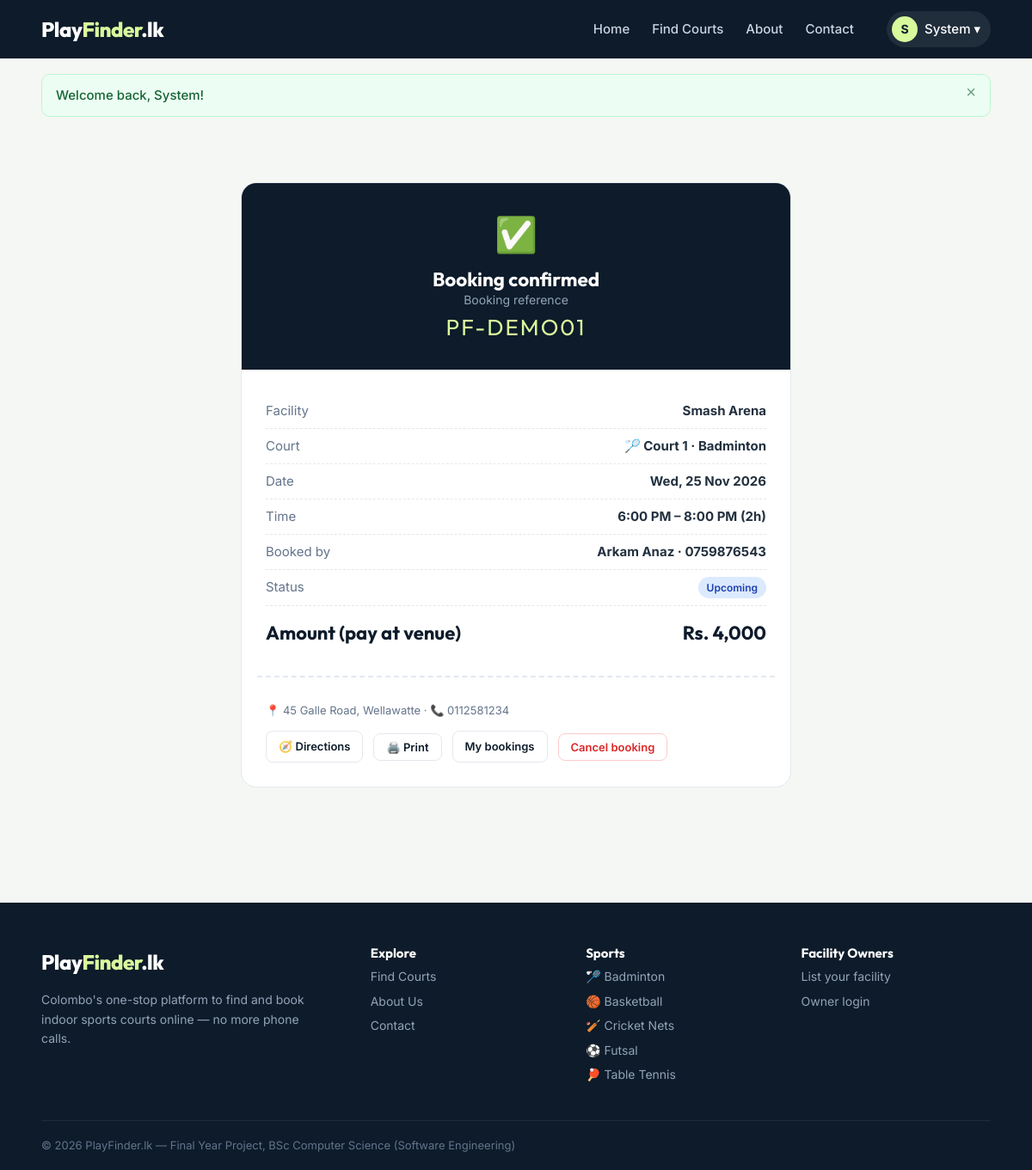
Page /booking.php?ref=PF-DEMO01 (signed in) on the committed database.
### tables this page shows
CREATE TABLE users (
    id            INT AUTO_INCREMENT PRIMARY KEY,
    full_name     VARCHAR(100) NOT NULL,
    email         VARCHAR(150) NOT NULL UNIQUE,
    phone         VARCHAR(20)  NOT NULL,
    password_hash VARCHAR(255) NOT NULL,
    role          ENUM('user','owner','admin') NOT NULL DEFAULT 'user',
    status        ENUM('active','blocked')     NOT NULL DEFAULT 'active',
    created_at    DATETIME NOT NULL DEFAULT CURRENT_TIMESTAMP
);

CREATE TABLE bookings (
    id            INT AUTO_INCREMENT PRIMARY KEY,
    booking_ref   VARCHAR(12) NOT NULL UNIQUE,
    user_id       INT NOT NULL,
    court_id      INT NOT NULL,
    booking_date  DATE NOT NULL,
    start_time    TIME NOT NULL,
    end_time      TIME NOT NULL,
    hours         TINYINT NOT NULL,
    total_price   DECIMAL(10,2) NOT NULL,
    status        ENUM('confirmed','cancelled') NOT NULL DEFAULT 'confirmed',
    notes         VARCHAR(255) DEFAULT NULL,
    cancelled_by  ENUM('user','owner','admin') DEFAULT NULL,
    created_at    DATETIME NOT NULL DEFAULT CURRENT_TIMESTAMP,
    cancelled_at  DATETIME DEFAULT NULL,
    CONSTRAINT fk_book_user  FOREIGN KEY (user_id)  REFERENCES users(id)  ON DELETE CASCADE,
    CONSTRAINT fk_book_court FOREIGN KEY (court_id) REFERENCES courts(id) ON DELETE CASCADE,
    INDEX idx_book_slot (court_id, booking_date, status)
);

CREATE TABLE facilities (
    id          INT AUTO_INCREMENT PRIMARY KEY,
    owner_id    INT NOT NULL,
    name        VARCHAR(120) NOT NULL,
    description TEXT,
    address     VARCHAR(255) NOT NULL,
    area        VARCHAR(60)  NOT NULL,
    latitude    DECIMAL(10,7) NOT NULL,
    longitude   DECIMAL(10,7) NOT NULL,
    phone       VARCHAR(20)  NOT NULL,
    open_time   TIME NOT NULL DEFAULT '06:00:00',
    close_time  TIME NOT NULL DEFAULT '22:00:00',
    amenities   VARCHAR(255) DEFAULT NULL,
    image       VARCHAR(255) DEFAULT NULL,
    status      ENUM('pending','approved','rejected') NOT NULL DEFAULT 'pending',
    created_at  DATETIME NOT NULL DEFAULT CURRENT_TIMESTAMP,
    CONSTRAINT fk_fac_owner FOREIGN KEY (owner_id) REFERENCES users(id) ON DELETE CASCADE,
    INDEX idx_fac_area (area),
    INDEX idx_fac_status (status)
);

CREATE TABLE sports (
    id    INT AUTO_INCREMENT PRIMARY KEY,
    name  VARCHAR(50) NOT NULL UNIQUE,
    slug  VARCHAR(50) NOT NULL UNIQUE,
    icon  VARCHAR(10) NOT NULL DEFAULT '🏅'
);

CREATE TABLE courts (
    id             INT AUTO_INCREMENT PRIMARY KEY,
    facility_id    INT NOT NULL,
    sport_id       INT NOT NULL,
    name           VARCHAR(80) NOT NULL,
    price_per_hour DECIMAL(10,2) NOT NULL,
    is_active      TINYINT(1) NOT NULL DEFAULT 1,
    CONSTRAINT fk_court_fac   FOREIGN KEY (facility_id) REFERENCES facilities(id) ON DELETE CASCADE,
    CONSTRAINT fk_court_sport FOREIGN KEY (sport_id)    REFERENCES sports(id)
);

### includes/db.php (called while the page is built, shortened)
<?php
function db(): PDO
{
    static $pdo = null;
    if ($pdo === null) {
        try {
            $pdo = new PDO(DB_DSN, DB_USER, DB_PASS, [
                PDO::ATTR_ERRMODE            => PDO::ERRMODE_EXCEPTION,
                PDO::ATTR_DEFAULT_FETCH_MODE => PDO::FETCH_ASSOC,
                PDO::ATTR_EMULATE_PREPARES   => false,
            ]);
        } catch (PDOException $e) {
            http_response_code(500);
            exit('<div style="font-family:sans-serif;padding:40px;max-width:640px;margin:auto">
                <h2>Database connection failed</h2>
                <p>Please make sure MySQL is running in XAMPP and that you imported
                <code>database/playfinder.sql</code> in phpMyAdmin.</p>
                <p style="color:#888">Check settings in <code>config/config.php</code>.</p></div>');
        }
    }
    return $pdo;
}
function q(string $sql, array $params = []): PDOStatement
{
    $stmt = db()->prepare($sql);
    $stmt->execute($params);
    return $stmt;
}
function q_one(string $sql, array $params = []): ?array
{
    $row = q($sql, $params)->fetch();
    return $row === false ? null : $row;
}
function q_all(string $sql, array $params = []): array
{
    return q($sql, $params)->fetchAll();
}

### includes/auth.php (called while the page is built, shortened)
<?php
function current_user(): ?array
{
    static $user = false;
    if ($user === false) {
        $user = null;
        if (!empty($_SESSION['user_id'])) {
            $user = q_one('SELECT id, full_name, email, phone, role, status FROM users WHERE id = ?', [$_SESSION['user_id']]);
        }
    }
    return $user;
}
function is_logged_in(): bool
{
    return current_user() !== null;
}
function require_login(): array
{
    if (!is_logged_in()) {
        $_SESSION['redirect_after_login'] = $_SERVER['REQUEST_URI'] ?? url();
        flash('warning', 'Please log in to continue.');
        redirect('login.php');
    }
    return current_user();
}

### includes/booking.php (called while the page is built, shortened)
<?php
function booking_state(array $b): string
{
    return strtotime($b['booking_date'] . ' ' . $b['end_time']) <= time() ? 'completed' : 'upcoming';
}
function booking_badge(array $b): string
{
    $state = booking_state($b);
    $map = ['upcoming' => 'info', 'completed' => 'success', 'cancelled' => 'danger'];
    return badge(ucfirst($state), $map[$state]);
}
function can_cancel(array $b, string $role): bool
{
    if ($role === 'admin' || $role === 'owner') return true;
    return strtotime($b['booking_date'] . ' ' . $b['start_time']) - time() >= CANCEL_LIMIT_HOURS * 3600;
}
function booking_select_sql(): string
{
    return 'SELECT b.*, c.name AS court_name, c.facility_id, s.name AS sport_name, s.icon,
                   f.name AS facility_name, f.area, f.address, f.phone AS facility_phone, f.owner_id,
                   f.latitude, f.longitude,
                   u.full_name AS user_name, u.email AS user_email, u.phone AS user_phone
            FROM bookings b
            JOIN courts c ON c.id = b.court_id
            JOIN sports s ON s.id = c.sport_id
            JOIN facilities f ON f.id = c.facility_id
            JOIN users u ON u.id = b.user_id';
}

### booking.php (the view, shortened to what this page needs)
<?php
$user = require_login();
$b = q_one(booking_select_sql() . ' WHERE b.booking_ref = ?', [$_GET['ref'] ?? '']);
$state = booking_state($b);
$isCustomer = $b['user_id'] == $user['id'];
$cancelRole = $isCustomer ? 'user' : $user['role'];
require __DIR__ . '/includes/header.php';
?>
<div class="container section">
    <div class="ticket">
        <div class="ticket-head">
            <div style="font-size:40px"><?= $state === 'cancelled' ? '❌' : ($state === 'completed' ? '🏁' : '✅') ?></div>
            <h2><?= $state === 'cancelled' ? 'Booking cancelled' : ($state === 'completed' ? 'Booking completed' : 'Booking confirmed') ?></h2>
            <div class="muted-light">Booking reference</div>
            <div class="ref"><?= e($b['booking_ref']) ?></div>
        </div>
        <div class="ticket-body">
            <div class="summary-row"><span class="muted">Facility</span><strong><?= e($b['facility_name']) ?></strong></div>
            <div class="summary-row"><span class="muted">Court</span><strong><?= e($b['icon'] . ' ' . $b['court_name'] . ' · ' . $b['sport_name']) ?></strong></div>
            <div class="summary-row"><span class="muted">Date</span><strong><?= date_label($b['booking_date']) ?></strong></div>
            <div class="summary-row"><span class="muted">Time</span><strong><?= time_label($b['start_time']) ?> – <?= time_label($b['end_time']) ?> (<?= (int)$b['hours'] ?>h)</strong></div>
            <div class="summary-row"><span class="muted">Booked by</span><strong><?= e($b['user_name']) ?> · <?= e($b['user_phone']) ?></strong></div>
            <div class="summary-row"><span class="muted">Status</span><span><?= booking_badge($b) ?></span></div>
            <div class="summary-total"><span>Amount (pay at venue)</span><span><?= lkr($b['total_price']) ?></span></div>
        </div>
        <div class="ticket-cut"></div>
        <div class="ticket-body">
            <p class="muted small mt-0">📍 <?= e($b['address']) ?> · 📞 <?= e($b['facility_phone']) ?></p>
            <div class="flex">
                <a class="btn btn-outline btn-sm" target="_blank" rel="noopener" href="<?= e(maps_directions_url((float)$b['latitude'], (float)$b['longitude'])) ?>">🧭 Directions</a>
                <button class="btn btn-outline btn-sm" onclick="window.print()">🖨️ Print</button>
                <a class="btn btn-outline btn-sm" href="<?= url('my-bookings.php') ?>">My bookings</a>
                <?php if (can_cancel($b, $cancelRole)): ?>
                    <form method="post" action="<?= url('cancel-booking.php') ?>" data-confirm="Cancel this booking? This cannot be undone.">
                        <button class="btn btn-danger btn-sm">Cancel booking</button>
                    </form>
                <?php elseif ($state === 'upcoming' && $isCustomer): ?>
                    <span class="muted small">Online cancellation closes <?= CANCEL_LIMIT_HOURS ?>h before start. Please call the venue.</span>
                <?php endif; ?>
            </div>
        </div>
    </div>
</div>
<?php require __DIR__ . '/includes/footer.php'; ?>

### includes/header.php (shortened to what this page needs)
<?php
$user = current_user();
$activeNav = $activeNav ?? '';
?>
<!DOCTYPE html>
<html lang="en">
<head>
    <link rel="stylesheet" href="<?= url('assets/css/style.css') ?>">
</head>
<body>
<header class="site-header">
    <div class="container nav-wrap">
        <a href="<?= url('index.php') ?>" class="logo">Play<span>Finder</span>.lk</a>
        <nav class="main-nav" id="mainNav">
            <a href="<?= url('index.php') ?>" class="<?= $activeNav === 'home' ? 'active' : '' ?>">Home</a>
            <a href="<?= url('facilities.php') ?>" class="<?= $activeNav === 'facilities' ? 'active' : '' ?>">Find Courts</a>
            <a href="<?= url('about.php') ?>" class="<?= $activeNav === 'about' ? 'active' : '' ?>">About</a>
            <a href="<?= url('contact.php') ?>" class="<?= $activeNav === 'contact' ? 'active' : '' ?>">Contact</a>
            <div class="nav-auth">
            <?php if ($user): ?>
                <div class="dropdown">
                    <button class="user-chip" data-toggle="#userMenu">
                        <span class="avatar"><?= e(mb_strtoupper(mb_substr($user['full_name'], 0, 1))) ?></span>
                        <?= e(explode(' ', $user['full_name'])[0]) ?> ▾
                    </button>
                </div>
            <?php else: ?>
                <a href="<?= url('login.php') ?>" class="<?= $activeNav === 'login' ? 'active' : '' ?>">Log in</a>
                <a href="<?= url('register.php') ?>" class="btn btn-primary btn-sm">Sign up</a>
            <?php endif; ?>
            </div>
        </nav>
    </div>
</header>
<main>
<?php $flashes = get_flashes(); if ($flashes): ?>
    <div class="container flash-wrap">
        <?php foreach ($flashes as $flashItem): ?>
            <div class="alert alert-<?= e($flashItem['type']) ?>"><?= e($flashItem['message']) ?><button class="alert-close" aria-label="Close">×</button></div>
        <?php endforeach; ?>
    </div>
<?php endif; ?>

### includes/footer.php (shortened to what this page needs)
</main>
<footer class="site-footer">
    <div class="container footer-grid">
        <div>
            <a href="<?= url('index.php') ?>" class="logo logo-light">Play<span>Finder</span>.lk</a>
            <p class="muted-light">Colombo's one-stop platform to find and book indoor sports courts online — no more phone calls.</p>
        </div>
        <div>
            <h4>Explore</h4>
            <a href="<?= url('facilities.php') ?>">Find Courts</a>
            <a href="<?= url('about.php') ?>">About Us</a>
            <a href="<?= url('contact.php') ?>">Contact</a>
        </div>
        <div>
            <h4>Sports</h4>
            <?php foreach (all_sports() as $s): ?>
                <a href="<?= url('facilities.php?sport=' . $s['id']) ?>"><?= e($s['icon'] . ' ' . $s['name']) ?></a>
            <?php endforeach; ?>
        </div>
        <div>
            <h4>Facility Owners</h4>
            <a href="<?= url('register.php?type=owner') ?>">List your facility</a>
            <a href="<?= url('login.php') ?>">Owner login</a>
        </div>
    </div>
    <div class="container footer-bottom">
        © <?= date('Y') ?> PlayFinder.lk — Final Year Project, BSc Computer Science (Software Engineering)
    </div>
</footer>
</body>
</html>

### rows in the picture
users: full_name "S", full_name "System"
bookings: booking_ref "PF-DEMO01", facilities.name "Smash Arena", sports.icon+name "🏸 Court 1 · Badminton", booking_date "Wed, 25 Nov 2026", start_time "6:00 PM", end_time "8:00 PM", hours "2", user.full_name "Arkam Anaz", user.phone "0759876543", total_price "Rs. 4,000", facilities.address "45 Galle Road, Wellawatte", facilities.phone "0112581234"
sports: icon+name "🏸 Badminton"
sports: icon+name "🏀 Basketball"
sports: icon+name "🏏 Cricket Nets"
sports: icon+name "⚽ Futsal"
sports: icon+name "🏓 Table Tennis"

### other values in the picture
$flashItem['message'] "Welcome back, System!"
$text "Upcoming"
